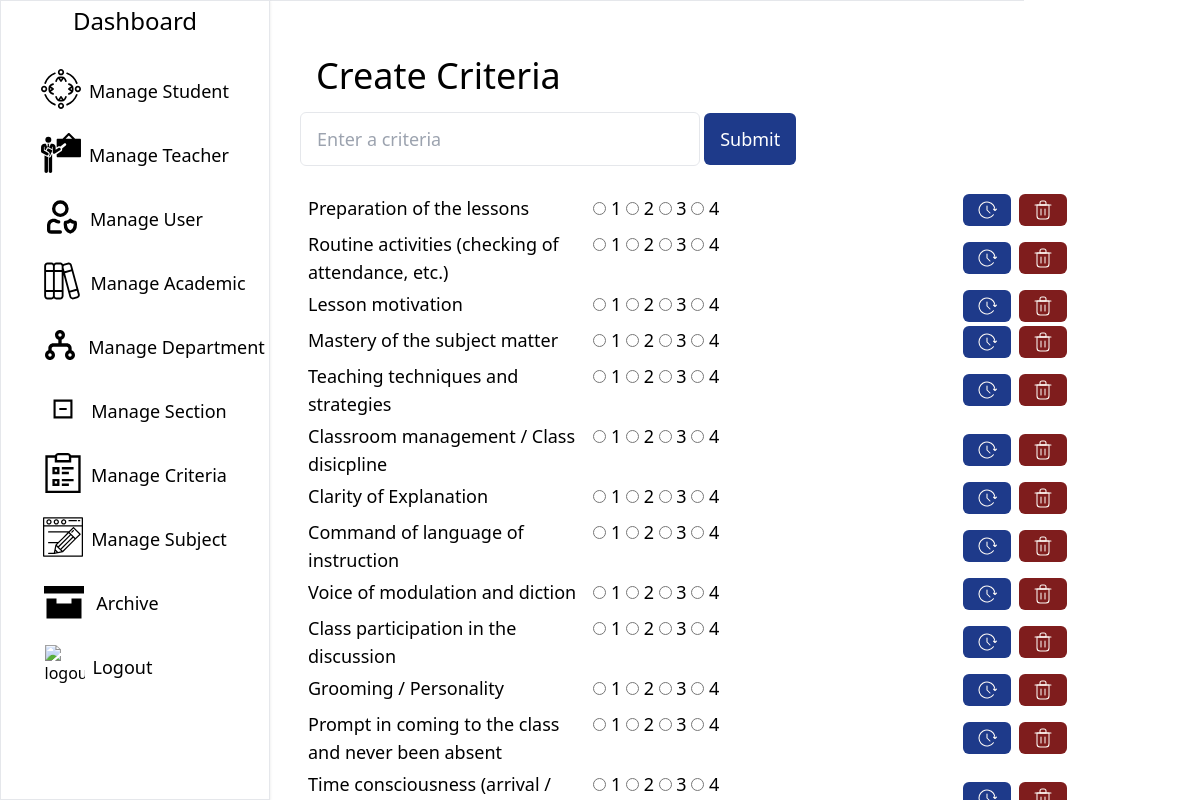
The app's page /admin/criteria_create.php with its own data.
### tables this page shows
CREATE TABLE `tblcriteria` (
  `criteria_id` int(11) NOT NULL,
  `criteria` varchar(255) NOT NULL
);

### admin/criteria.php (called while the page is built, shortened)
<?php
include("../database/dbconnect.php");
function displayCriteria()
{
  global $conn;
  try {
    $sql = "SELECT criteria_id, criteria FROM tblcriteria";
    $stmt = $conn->prepare($sql);
    $stmt->execute();
    $result = $stmt->get_result();
    $criteriaList = [];
    if ($result->num_rows > 0) {
      while ($row = $result->fetch_assoc()) {
        $criteriaList[] = $row;
      }
    }
    return $criteriaList;
  } catch (mysqli_sql_exception $e) {
    error_log("Error fetching criteria: " . $e->getMessage());
    return [];
  }
}
?>

### admin/criteria_create.php (the view, shortened to what this page needs)
<?php
include("../database/dbconnect.php");
include("./criteria.php");
include('../admin/aside.php');
$selectedCriteria = "";
$criteriaList = displayCriteria();
?>
<!DOCTYPE html>
<html lang="en">
<head>
  <script src="https://cdn.tailwindcss.com"></script>
</head>
<body>
  <div class="fixed bottom-0 left-[260px] right-0 top-0 z-10 p-10">
    <div class="m-4">
      <h1 class="text-4xl">Create Criteria</h1>
    </div>
    <form action="<?php echo htmlspecialchars($_SERVER['PHP_SELF']); ?>" method="post">
      <div>
        <div>
          <input
            type="text"
            name="criteria"
            placeholder="Enter a criteria"
            value="<?php echo htmlspecialchars($selectedCriteria); ?>"
            required
            class="border px-4 py-3 w-[400px] rounded-md text-lg">
          <input
            type="submit"
            value="Submit"
            class="px-4 py-3 rounded-md
              text-white text-lg bg-blue-900 hover:bg-blue-500
              hover:border-s-4 border-yellow-300 cursor-pointer" />
        </div>
      </div>
    </form>
    <div id="criterialist" class="mt-4 p-2 rounded-md">
      <?php if (count($criteriaList) > 0): ?>
        <ol>
          <?php foreach ($criteriaList as $index => $listCriteria): ?>
            <li>
              <div class="grid grid-cols-3 gap-3 text-lg mt-1">
                <?php echo htmlspecialchars($listCriteria['criteria']); ?>
                <div>
                  <?php for ($i = 1; $i <= 4; $i++): ?>
                    <label>
                      <input
                        type="radio"
                        name="rating[<?php echo $criteria; ?>][<?php echo $index; ?>]"
                        value="<?php echo $i; ?>"
                        required>
                      <?php echo $i; ?>
                    </label>
                  <?php endfor; ?>
                </div>
                <div class="flex justify-center items-center gap-2">
                  <div>
                    <a href="<?php echo htmlspecialchars($_SERVER['PHP_SELF']); ?>?edit=<?php echo $listCriteria['criteria_id']; ?>">
                      <div class="bg-blue-900 hover:bg-blue-500 px-3 py-1 rounded-md">
                        <img src="../admin/Images/update.svg" alt="School ID"
                          class="w-6 h-6">
                      </div>
                    </a>
                  </div>
                  <div>
                    <a href="<?php echo htmlspecialchars($_SERVER['PHP_SELF']); ?>?delete=<?php echo $listCriteria['criteria_id']; ?>"
                      onclick="return confirm('Are you sure you want to delete this criteria?');">
                      <div class="bg-red-900 hover:bg-red-500 px-3 py-1 rounded-md">
                        <img src="../admin/Images/delete.svg" alt="School ID"
                          class="w-6 h-6">
                      </div>
                    </a>
                  </div>
                </div>
              </div>
            </li>
          <?php endforeach; ?>
        </ol>
      <?php else: ?>
        <div>No Criteria Available</div>
      <?php endif; ?>
    </div>
  </div>
</body>
</html>

### records on screen
tblcriteria: criteria "Preparation of the lessons"
tblcriteria: criteria "Routine activities (checking of attendance, etc.)"
tblcriteria: criteria "Lesson motivation"
tblcriteria: criteria "Mastery of the subject matter"
tblcriteria: criteria "Teaching techniques and strategies"
tblcriteria: criteria "Classroom management / Class disicpline"
tblcriteria: criteria "Clarity of Explanation"
tblcriteria: criteria "Command of language of instruction"
tblcriteria: criteria "Voice of modulation and diction"
tblcriteria: criteria "Class participation in the discussion"
tblcriteria: criteria "Grooming / Personality"
tblcriteria: criteria "Prompt in coming to the class and never been absent"
tblcriteria: criteria "Time consciousness (arrival /…"
